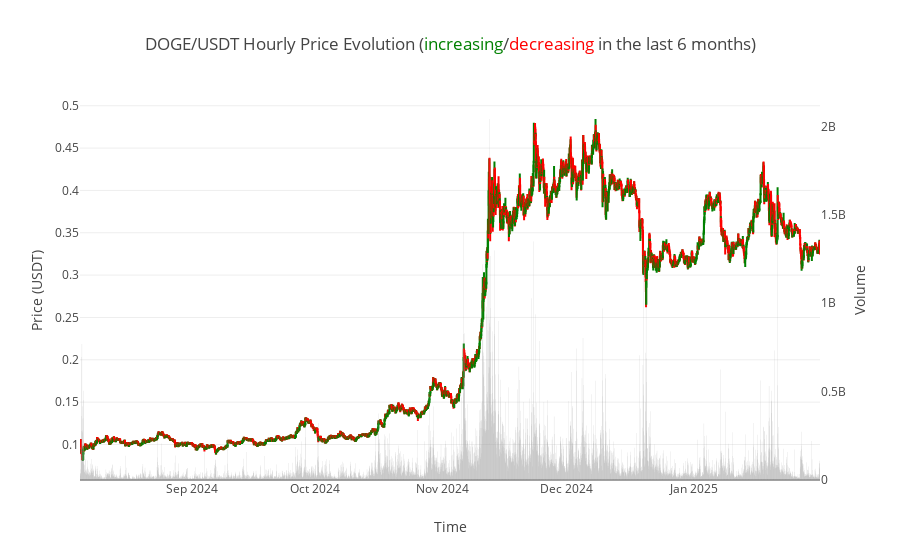

Source (notebook cell):
### Code cell
transparent_template = go.layout.Template()
transparent_template.layout.paper_bgcolor = 'rgba(0,0,0,0)'  # Transparent outer background
transparent_template.layout.plot_bgcolor = 'rgba(0,0,0,0)' 

custom_title = "DOGE/USDT Hourly Price Evolution (<span style='color:green;'>increasing</span>/<span style='color:red;'>decreasing</span> in the last 6 months)"

fig = go.Figure(data=[go.Candlestick(
    x=df['timestamp'],  
    open=df['open'],    
    high=df['high'],    
    low=df['low'],      
    close=df['close'],  
    increasing_line_color='green',  
    decreasing_line_color='red'     
)])


fig.update_layout(
    title=dict(
        text=custom_title
    ),
    xaxis_title='Time',
    yaxis_title='Price (USDT)',
    xaxis_rangeslider_visible=False,  
    template=transparent_template,           
    hovermode='x unified',
    showlegend=False              
)

fig.add_trace(go.Bar(
    x=df['timestamp'],
    y=df['volume'],
    name='Volume',
    marker_color='rgba(150, 150, 150, 0.8)', 
    yaxis='y2' 
))


fig.update_layout(
    yaxis2=dict(
        title='Volume',
        overlaying='y',
        side='right',
        showgrid=False  
    )
)

fig.show()

### Figure 1 — Plotly figure (JSON) as saved in the notebook; plotly's stock layout.template omitted (floating-point values rounded to 4 significant figures; data arrays with more than 128 entries replaced by an {"elided": "..."} marker saying what was removed)
{"data": [{"close": {"elided": "4320 float values"}, "decreasing": {"line": {"color": "red"}}, "high": {"elided": "4320 float values"}, "increasing": {"line": {"color": "green"}}, "low": {"elided": "4320 float values"}, "open": {"elided": "4320 float values"}, "type": "candlestick", "x": {"elided": "4320 str values"}}, {"marker": {"color": "rgba(150, 150, 150, 0.8)"}, "name": "Volume", "type": "bar", "x": {"elided": "4320 str values"}, "y": {"elided": "4320 float values"}, "yaxis": "y2"}], "layout": {"hovermode": "x unified", "showlegend": false, "title": {"text": "DOGE/USDT Hourly Price Evolution (<span style='color:green;'>increasing</span>/<span style='color:red;'>decreasing</span> in the last 6 months)"}, "xaxis": {"rangeslider": {"visible": false}, "title": {"text": "Time"}}, "yaxis": {"title": {"text": "Price (USDT)"}}, "yaxis2": {"overlaying": "y", "showgrid": false, "side": "right", "title": {"text": "Volume"}}}}
